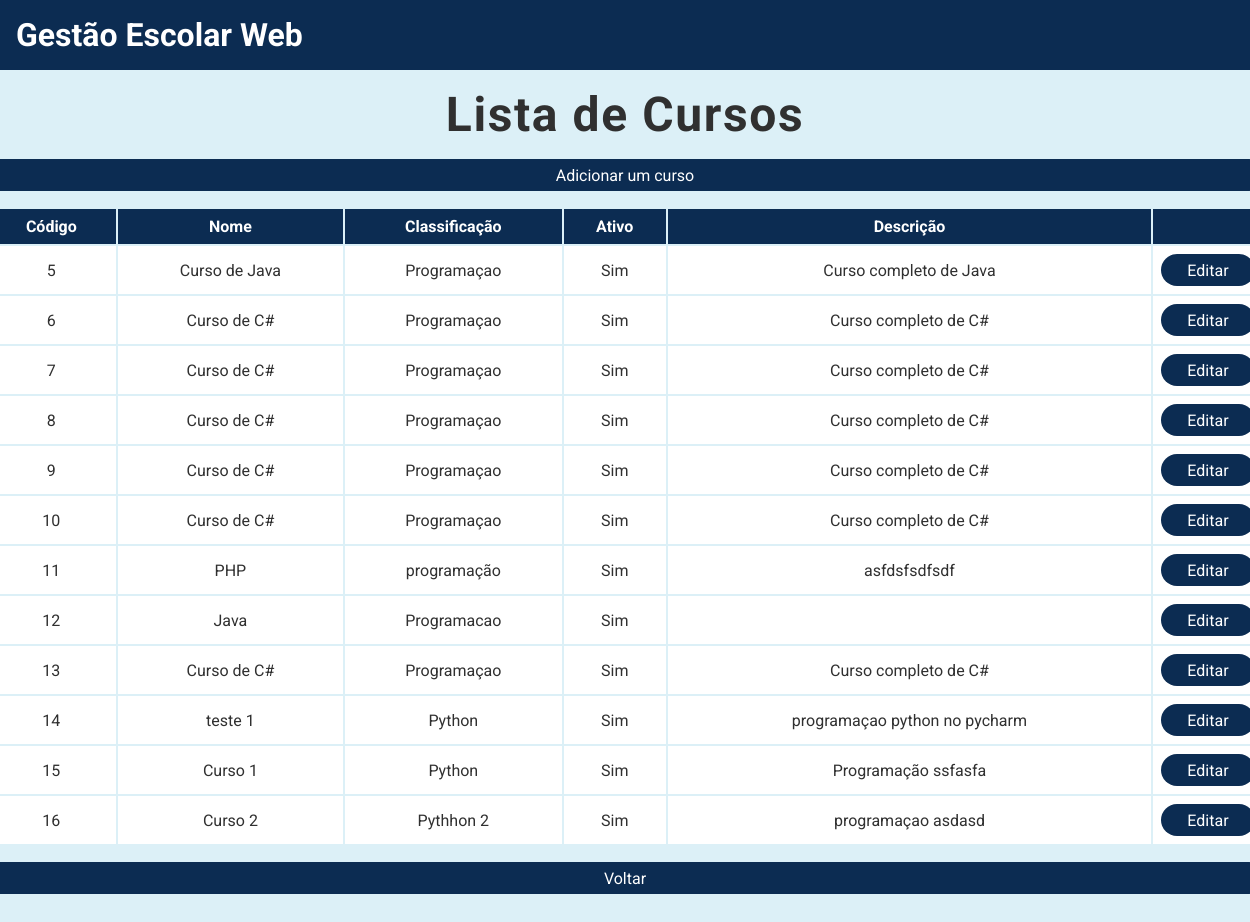
The app's page /listar/cursos, older data.
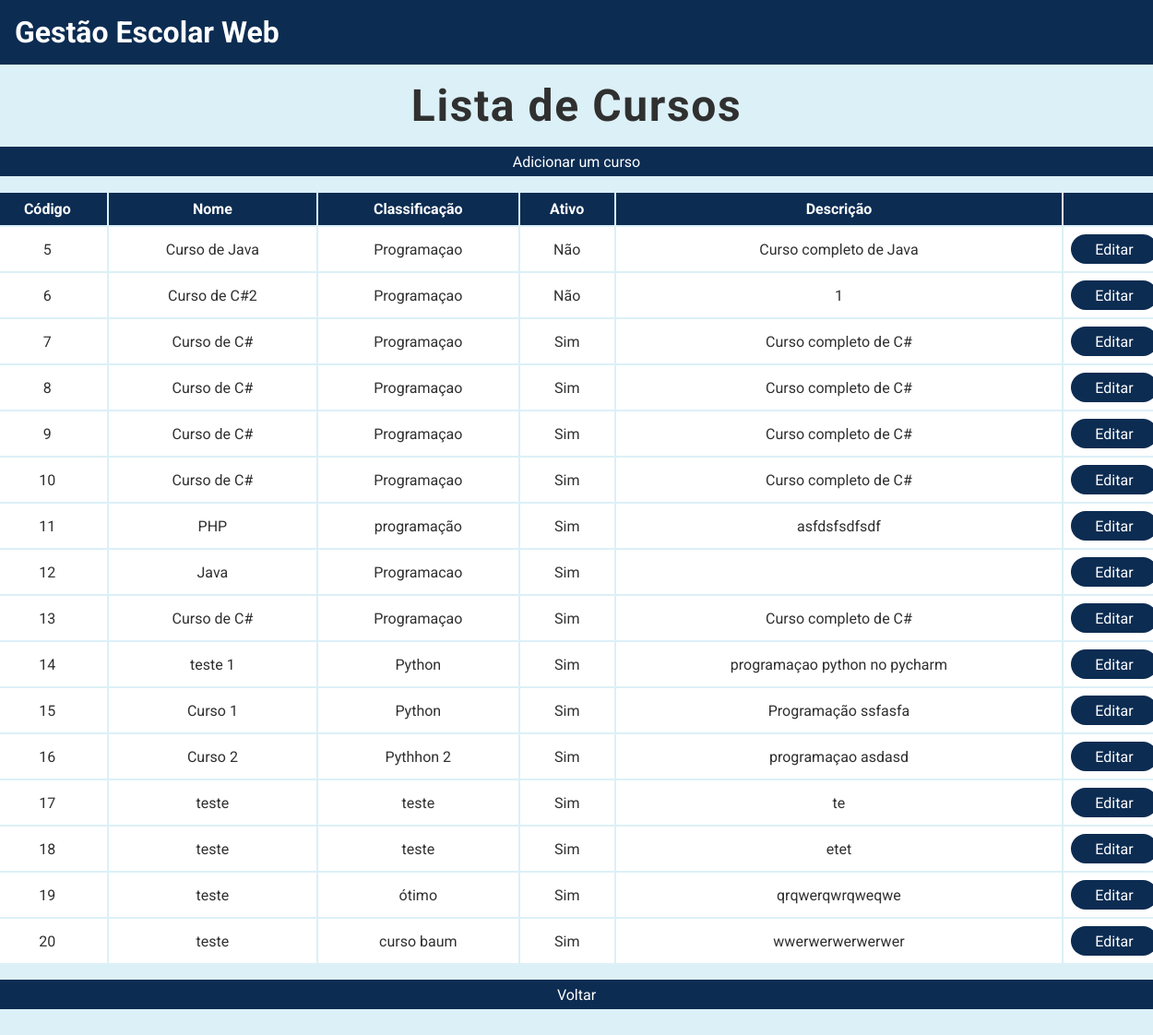
The same page, newer data.
### tables this page shows
CREATE TABLE Cursos (codigo INTEGER PRIMARY KEY AUTOINCREMENT, nome VARCHAR (255) NOT NULL, classificacao VARCHAR (255) NOT NULL, ativo BOOLEAN DEFAULT (1), descricao VARCHAR (255));

### main.py (the view)
@app.route("/listar/cursos")
def listar_cursos():
    cursos = Curso.listar()
    return render_template("listar_cursos.html", cursos=cursos)

### curso.py (called while the page is built)
    @classmethod
    def listar(cls):
        conexao = sqlite3.connect("gestao_escolar.db")
        cursor = conexao.cursor()
        sql = """
            SELECT * FROM Cursos
        """
        cursor.execute(sql)
        lista_cursos = cursor.fetchall()
        conexao.close()
        return lista_cursos

### templates/listar_cursos.html
{% extends "base.html" %}
{% block conteudo %}
<div class="conteudo-principal">
    <h2>Lista de Cursos</h2>
    <div class="conteudo-tabela">
        <a href="/cadastro/curso" class="botao-primario"
            >Adicionar um curso</a
        >
        <table>
            <tr>
                <th>Código</th>
                <th>Nome</th>
                <th>Classificação</th>
                <th>Ativo</th>
                <th>Descrição</th>
                <th></th>
            </tr>
            {% for curso in cursos %}
            <tr>
                <td>{{ curso[0] }}</td>
                <td>{{ curso[1] }}</td>
                <td>{{ curso[2] }}</td>
                <td>
                    {% if curso[3] == 1 %} Sim {% else %} Não {% endif %}
                </td>
                <td>{{ curso[4] }}</td>
                <td>
                    <a
                        href="/editar/curso/{{ curso[0] }}"
                        class="botao-primario"
                        >Editar</a
                    >
                </td>
            </tr>
            {% endfor %}
        </table>
        <a href="/" class="botao-primario">Voltar</a>
    </div>
</div>
{% endblock %}

### templates/base.html (shortened to what this page needs)
<!DOCTYPE html>
<html lang="pt-BR">
    <head>
        <link
            rel="stylesheet"
            href="{{ url_for('static', filename='css/style.css') }}"
        />
    </head>
    <body>
        <header>
            <div class="conteudo-header">
                <h1>Gestão Escolar Web</h1>
            </div>
        </header>
        <main>
            {% block conteudo %}
            {% endblock %}
        </main>
    </body>
</html>

### static/css/style.css (style rules this page uses)
:root { --azul-fraco: rgb(220, 240, 247); --azul-escuro: rgb(12, 44, 82); --preto: rgb(48, 48, 48); --azul-normal: rgb(94, 157, 200); --verde-normal: rgb(21, 238, 108); }
* { margin: 0; padding: 0; box-sizing: border-box; }
body { font-family: 'Roboto', sans-serif; background: var(--azul-fraco); }
a { text-decoration: none; }
.botao-primario { display: flex; background-color: var(--azul-escuro); color: #fff; width: 100%; text-align: center; justify-content: center; align-items: center; border-radius: 3rem; }
header .conteudo-header { background-color: var(--azul-escuro); padding: 1rem; }
header .conteudo-header h1 { color: #fff; }
main .conteudo-principal { text-align: center; display: flex; justify-content: center; flex-direction: column; align-items: center; margin-bottom: 2rem; }
main .conteudo-principal h2 { margin: 1rem 0 1rem 0; font-size: 3rem; color: var(--preto); letter-spacing: .1rem; }
main .conteudo-principal .conteudo-tabela { width: 80rem; }
main .conteudo-principal .conteudo-tabela .botao-primario { height: 2rem; font-size: 1rem; font-weight: 400; }
main .conteudo-principal .conteudo-tabela table { margin: 1rem 0 1rem 0; width: 100%; }
main .conteudo-principal .conteudo-tabela table th { background: var(--azul-escuro); color: #fff; padding: 0.5rem; }
main .conteudo-principal .conteudo-tabela table td { background: #fff; color: var(--preto); padding: 0.5rem; }

Row changes from the older to the newer data that the page shows:
changed Cursos "Curso de Java": ativo "Sim" → "Não"
changed Cursos id 6: nome "Curso de C#" → "Curso de C#2"; descricao "Curso completo de C#" → "1"; ativo "Sim" → "Não"
added Cursos: codigo "17", nome "teste", classificacao "teste", ativo "Sim", descricao "te"
added Cursos: codigo "18", nome "teste", classificacao "teste", ativo "Sim", descricao "etet"
added Cursos: codigo "19", nome "teste", classificacao "ótimo", ativo "Sim", descricao "qrqwerqwrqweqwe"
added Cursos: codigo "20", nome "teste", classificacao "curso baum", ativo "Sim", descricao "wwerwerwerwerwer"
